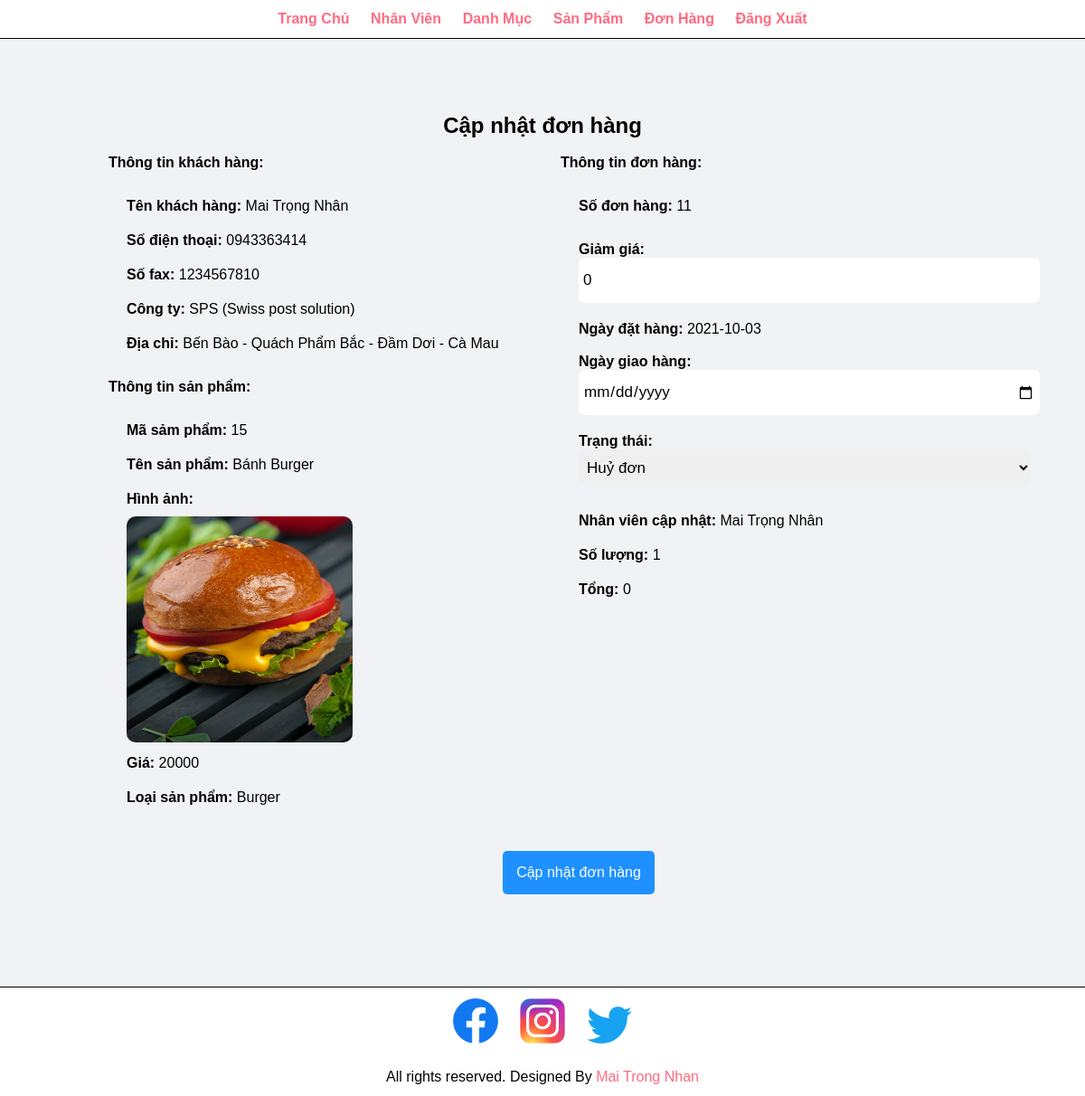
Screenshot of /admin/update-order.php?noOrder=11&filter=1 (signed in) with the database file from the repository.
### tables this page shows
CREATE TABLE `DatHang` (
  `SoDonDH` int(5) NOT NULL,
  `MSKH` int(5) DEFAULT NULL,
  `MSNV` int(5) DEFAULT NULL,
  `NgayDH` date DEFAULT NULL,
  `NgayGH` date DEFAULT NULL,
  `TrangThaiDH` varchar(50) DEFAULT NULL
);

CREATE TABLE `KhachHang` (
  `MSKH` int(5) NOT NULL,
  `HoTenKH` varchar(50) DEFAULT NULL,
  `UserName` varchar(50) NOT NULL,
  `Password` varchar(50) NOT NULL,
  `TenCongTy` varchar(50) DEFAULT NULL,
  `SoDienThoai` varchar(10) DEFAULT NULL CHECK (1 = `SoDienThoai` regexp '^[0-9]{10}$'),
  `SoFax` varchar(20) DEFAULT NULL
);

CREATE TABLE `DiaChiKH` (
  `MaDC` int(5) NOT NULL,
  `DiaChi` varchar(100) DEFAULT NULL,
  `MSKH` int(5) DEFAULT NULL
);

CREATE TABLE `HangHoa` (
  `MSHH` int(5) NOT NULL,
  `TenHH` varchar(100) DEFAULT NULL,
  `QuyCach` varchar(2000) DEFAULT NULL,
  `Gia` int(20) DEFAULT NULL,
  `SoLuongHang` int(10) DEFAULT NULL,
  `MaLoaiHang` int(5) DEFAULT NULL
);

CREATE TABLE `HinhHangHoa` (
  `MaHinh` int(5) NOT NULL,
  `TenHinh` varchar(200) DEFAULT NULL,
  `MSHH` int(5) DEFAULT NULL
);

CREATE TABLE `LoaiHangHoa` (
  `MaLoaiHang` int(5) NOT NULL,
  `TenLoaiHang` varchar(100) DEFAULT NULL,
  `HinhAnh` varchar(50) DEFAULT NULL
);

CREATE TABLE `ChiTietDatHang` (
  `SoDonDH` int(5) NOT NULL,
  `MSHH` int(5) NOT NULL,
  `SoLuong` int(5) DEFAULT NULL,
  `GiaDatHang` int(10) DEFAULT NULL,
  `GiamGia` int(10) DEFAULT NULL
);

CREATE TABLE `NhanVien` (
  `MSNV` int(5) NOT NULL,
  `HoTenNV` varchar(50) DEFAULT NULL,
  `UserName` varchar(50) DEFAULT NULL,
  `Password` varchar(50) DEFAULT NULL,
  `ChucVu` varchar(50) DEFAULT NULL,
  `DiaChi` varchar(50) DEFAULT NULL,
  `SoDienThoai` varchar(10) DEFAULT NULL CHECK (1 = `SoDienThoai` regexp '^[0-9]{10}$')
);

### Config/connect.php (called while the page is built, shortened)
<?php
function executeSQLResult ($conn, $sql) {
    $result = mysqli_query($conn, $sql);
    $data = array();
    while ($row = mysqli_fetch_array($result)) {
        $data[] = $row;
    }
    return $data;
}
?>

### Admin/update-order.php (the view, shortened to what this page needs)
<?php
include('./layouts/header.php');
if (isset($_GET['noOrder'])) {
    $noOrder = $_GET['noOrder'];
} else {
    $_SESSION['error'] = 'Không lấy được thông tin đơn hàng.';
    header('location: ' . URL . 'admin/manager-order.php?filter=1');
    die();
}
?>
<section class="main">
    <div class="container">
        <h1 class="text-center">Cập nhật đơn hàng</h1>
        <br>
        <form action="" method="POST" id="form-updade-order">
            <?php
            $conn = connectToDatabase();
            $sql = "SELECT MSNV FROM DatHANG WHERE SoDonDH=$noOrder";
            $codeAdmin = executeSQLResult($conn, $sql);
            $codeAdmin = $codeAdmin[0]['MSNV'];
            if ($codeAdmin == null) {
                $sql = "SELECT A.SoDonDH, B.HoTenKH, B.SoDienThoai, B.TenCongTy, B.SoFax, D.DiaChi, F.MSHH, F.TenHH , G.TenHinh, F.Gia, H.TenLoaiHang, A.NgayDH, A.NgayGH, A.TrangThaiDH, E.GiamGia, E.SoLuong, E.GiaDatHang
                        FROM DatHang AS A, KhachHang AS B, DiaChiKH AS D, ChiTietDatHang AS E, HangHoa AS F, HinhHangHoa as G, LoaiHangHoa AS H
                        WHERE A.MSKH = B.MSKH
                        AND A.SoDonDH = E.SoDonDH
                        AND A.MSKH = D.MSKH
                        AND E.MSHH = F.MSHH
                        AND G.MSHH = F.MSHH
                        AND F.MaLoaiHang = H.MaLoaiHang
                        AND A.SoDonDH = $noOrder";
                $order = executeSQLResult($conn, $sql);
                $adminUpdate = "Chưa cập nhật";
            } else {
                $sql = "SELECT A.SoDonDH, B.HoTenKH, B.SoDienThoai, B.TenCongTy, B.SoFax, D.DiaChi, F.MSHH, F.TenHH , G.TenHinh, F.Gia, H.TenLoaiHang, A.NgayDH, A.NgayGH, A.TrangThaiDH, E.GiamGia, E.SoLuong, E.GiaDatHang, C.HoTenNV
                        FROM DatHang AS A, KhachHang AS B, NhanVien AS C, DiaChiKH AS D, ChiTietDatHang AS E, HangHoa AS F, HinhHangHoa as G, LoaiHangHoa AS H
                        WHERE A.MSKH = B.MSKH
                        AND A.MSNV = C.MSNV
                        AND A.SoDonDH = E.SoDonDH
                        AND A.MSKH = D.MSKH
                        AND E.MSHH = F.MSHH
                        AND G.MSHH = F.MSHH
                        AND F.MaLoaiHang = H.MaLoaiHang
                        AND A.SoDonDH = $noOrder";
                $order = executeSQLResult($conn, $sql);
                $adminUpdate = $order[0]['HoTenNV'];
            }
            $nameCustomer = $order[0]['HoTenKH'];
            $phone = $order[0]['SoDienThoai'];
            $fax = $order[0]['SoFax'];
            $company = $order[0]['TenCongTy'];
            $address = $order[0]['DiaChi'];
            $codeProduct = $order[0]['MSHH'];
            $nameProduct = $order[0]['TenHH'];
            $pathImage = URL . 'images/products/' . $order[0]['TenHinh'];
            $price = $order[0]['Gia'];
            $category = $order[0]['TenLoaiHang'];
            $discount = $order[0]['GiamGia'];
            $dayOrder = $order[0]['NgayDH'];
            $status = $order[0]['TrangThaiDH'];
            $quality = $order[0]['SoLuong'];
            $total = $order[0]['GiaDatHang'];
            ?>
            <div class="statis-info">
                <h4>Thông tin khách hàng:</h4>
                <div class="group-info">
                    <p><b>Tên khách hàng:</b> <?php echo $nameCustomer; ?> </p>
                    <p><b>Số điện thoại:</b> <?php echo $phone; ?> </p>
                    <p><b>Số fax:</b> <?php echo $fax; ?> </p>
                    <p><b>Công ty:</b> <?php echo $company; ?> </p>
                    <p><b>Địa chỉ:</b> <?php echo $address; ?> </p>
                </div>
                <h4>Thông tin sản phẩm:</h4>
                <div class="group-info">
                    <p><b>Mã sảm phẩm:</b> <?php echo $codeProduct; ?> </p>
                    <p><b>Tên sản phẩm:</b> <?php echo $nameProduct; ?> </p>
                    <p><b>Hình ảnh:</b></p><?php echo "<img class='img-category' width='250px' height='250px' src=" . $pathImage . " alt='noImage'>" ?>
                    <p><b>Giá:</b> <?php echo $price ?> </p>
                    <p><b>Loại sản phẩm:</b> <?php echo $category; ?> </p>
                </div>
            </div>
            <h4>Thông tin đơn hàng:</h4>
            <div class="dynamic-info">
                <div class="group-info">
                    <p><b>Số đơn hàng:</b> <?php echo $noOrder ?> </p>
                </div>
                <div class="group-input">
                    <b>Giảm giá:</b>
                    <input type="number" name="discount" class="format-ip" value="<?php echo $discount; ?>" required>
                </div>
                <div class="group-input">
                    <p><b>Ngày đặt hàng:</b> <?php echo $dayOrder; ?> </p>
                    <br>
                    <b>Ngày giao hàng:</b><?php echo $dateShip; ?>
                    <input type="date" name="dayShip" class="format-ip" value="<?php echo $dateShip; ?>" required>
                </div>
                <div class="group-input">
                    <b>Trạng thái:</b>
                    <select class="format-ip" name="status">
                        <option value="Bị huỷ" <?php if ($status == 'Bị huỷ') {
                                                    echo "selected";
                                                } ?>>Huỷ đơn</option>
                    </select>
                </div>
                <div class="group-info">
                    <p><b>Nhân viên cập nhật:</b> <?php echo $adminUpdate; ?> </p>
                    <p><b>Số lượng:</b> <?php echo $quality; ?> </p>
                    <p><b>Tổng:</b> <?php echo $total; ?> </p>
                </div>
            </div>
            <div class="group-input">
                <input type="submit" id="update-order" value="Cập nhật đơn hàng" name="submit" class="btn-primary">
            </div>
        </form>
    </div>
</section>
<?php
include('./layouts/footer.php');
?>

### Admin/css/style.css (style rules this page uses)
* { margin: 0; padding: 0; font-family: Arial, Helvetica, sans-serif; }
body { margin: 0; padding: 0; width: 100%; }
.container { width: 80%; margin: 0 auto; padding: 1%; }
.text-center { text-align: center; }
.btn-primary { background-color: #1e90ff; padding: 1%; border-radius: 5px; color: white; text-decoration: none; display: block; text-align: center; }
select { border: 0; }
.main { background-color: #f1f2f6; padding-top: 70px; padding-bottom: 70px; border-bottom: 1px solid; }
.main form { width: 40%; margin: 0 auto; }
.group-input { margin: 20px; width: 100%; }
.group-input p { text-align: left; }
.group-input input[type="submit"] { padding: 15px; font-size: 16px; border: 0; margin: 0 auto; }
.format-ip { border: 0; width: 100%; height: 40px; padding: 5px; font-size: 17px; border-radius: 7px; }
.img-category { border-radius: 10px; }
#form-updade-order { width: 1000px; }
.statis-info { float: left; width: 50%; }
.dynamic-info { float: left; width: 50%; }
.group-info { width: 100%; font-size: 16px; margin: 20px; }
.group-info p { padding: 10px 0 10px 0; }

### rows the page displays
dathang: MSKH.HoTenKH "Mai Trọng Nhân", MSKH.SoDienThoai "0943363414", MSKH.SoFax "1234567810", MSKH.TenCongTy "SPS (Swiss post solution)", diachikh.DiaChi "Bến Bào - Quách Phẩm Bắc - Đầm Dơi - Cà Mau", hanghoa.MSHH "15", hanghoa.TenHH "Bánh Burger", hinhhanghoa.TenHinh (picture), hanghoa.Gia "20000", loaihanghoa.TenLoaiHang "Burger", discount "0", NgayDH "2021-10-03", status "Huỷ đơn", MSNV.HoTenNV "Mai Trọng Nhân", chitietdathang.SoLuong "1", chitietdathang.GiaDatHang "0"

### other values shown
$noOrder "11"
